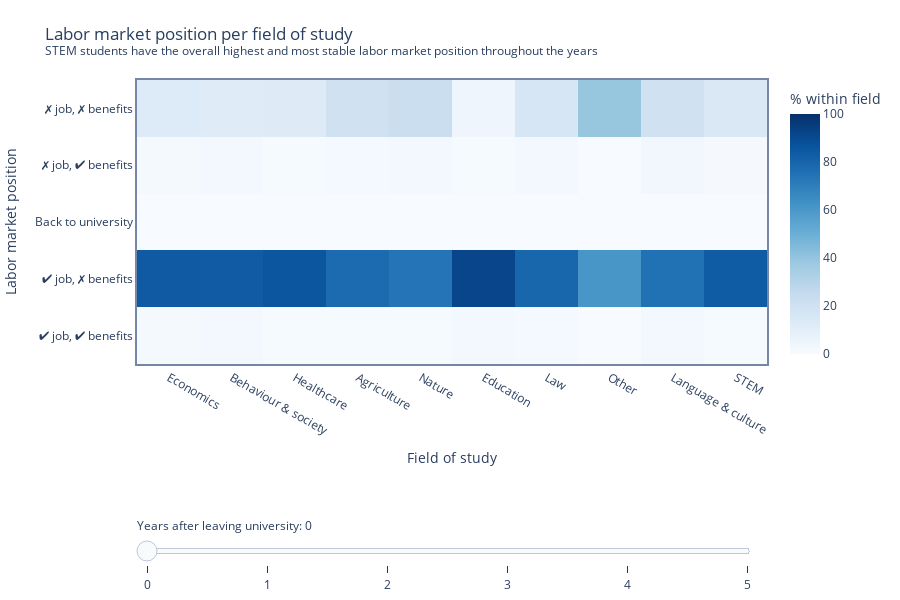

Notebook source saved alongside this figure:
### Code cell
fig = go.Figure()

label_map = {
    'Recht': 'Law',
    'Gedrag en Maatschappij': 'Behaviour & society',
    'Gezondheidszorg': 'Healthcare',
    'Onderwijs': 'Education',
    'Economie': 'Economics',
    'Natuur': 'Nature',
    'Techniek': 'STEM',
    'Onderwijs': 'Education',
    'Sectoroverstijgend': 'Other',
    'Landbouw en natuurlijke omgeving': 'Agriculture',
    'Taal en cultuur': 'Language & culture',
    'Vrouwen': 'Women',
    'Mannen': 'Men'
}

for i in data:
    heatmap_data = i.pivot_table(values='Percentage studierichting', index='Arbeidsmarktpositie', columns='Studierichting', aggfunc='sum')
    heatmap_annotations = heatmap_data.map(lambda x: '{:.0f}%'.format(x))
    tracey = go.Heatmap(
        z=heatmap_data.values,
        x=[label_map[i] for i in heatmap_data.columns.tolist()],
        y=heatmap_data.index.tolist(),
        colorscale='Blues',
        zmin=0,
        zmax=100,
        visible=False,
        colorbar=dict(
            title='% within field',  
            tickformat='%d%',
        ),
        hoverongaps=False,
        hoverinfo='text+x',
        text=heatmap_annotations.values.tolist()
    )
    fig.add_trace(tracey)

fig.data[0].visible = True

layout = go.Layout(
    title='Labor market position per field of study<br><sup>STEM students have the best and most stable labor market position throughout the years</sup>',
    xaxis=go.layout.XAxis(
        title='Field of study',
        linewidth=2,
        showline=True,
        linecolor='#7785A9',
        mirror=True
    ),
    yaxis=go.layout.YAxis(
        title='Labor market position',
        linewidth=2,
        showline=True,
        linecolor='#7785A9',
        mirror=True,
        tickvals = heatmap_data.index.tolist(),
        ticktext=['✔ job, ✔ benefits', '✔ job, ✗ benefits',  'Back to university', '✗ job, ✔ benefits', '✗ job, ✗ benefits']
    )
)

steps = []
for i in range(len(fig.data)):
    step = dict(
        method="restyle",
        args=["visible", [False] * len(fig.data)],
        label=str(i),
    )
    step["args"][1][i] = True
    steps.append(step)

sliders = [dict(
    active=0,
    currentvalue={"prefix": "Years after leaving university: "},
    pad={"t": 50},
    steps=steps
)]

fig.update_layout(
    sliders=sliders,
    height=600
)

fig.update_layout(layout)

fig.update_layout(margin=dict(l=20, r=20, t=80, b=10))
fig['layout']['sliders'][0]['pad']=dict(r=10, t=150,)

fig.show()

### Figure 1 — Plotly figure (JSON) as saved in the notebook; plotly's stock layout.template omitted (floating-point values rounded to 4 significant figures)
{"data": [{"colorbar": {"tickformat": "%d%", "title": {"text": "% within field"}}, "colorscale": [[0, "rgb(247,251,255)"], [0.125, "rgb(222,235,247)"], [0.25, "rgb(198,219,239)"], [0.375, "rgb(158,202,225)"], [0.5, "rgb(107,174,214)"], [0.625, "rgb(66,146,198)"], [0.75, "rgb(33,113,181)"], [0.875, "rgb(8,81,156)"], [1, "rgb(8,48,107)"]], "hoverinfo": "text+x", "hoverongaps": false, "text": [["1%", "2%", "1%", "1%", "1%", "3%", "2%", "0%", "2%", "1%"], ["84%", "84%", "85%", "77%", "74%", "92%", "79%", "61%", "75%", "83%"], ["0%", "0%", "0%", "0%", "0%", "0%", "0%", "0%", "0%", "0%"], ["1%", "2%", "1%", "2%", "2%", "1%", "3%", "0%", "3%", "1%"], ["13%", "12%", "13%", "20%", "23%", "5%", "16%", "39%", "20%", "15%"]], "type": "heatmap", "visible": true, "x": ["Economics", "Behaviour & society", "Healthcare", "Agriculture", "Nature", "Education", "Law", "Other", "Language & culture", "STEM"], "y": ["Met werk, met uitkering", "Met werk, zonder uitkering", "Terug in onderwijs", "Zonder werk, met uitkering", "Zonder werk, zonder uitkering"], "z": [[1.489, 2.238, 1.063, 0.9259, 1.103, 2.515, 1.902, 0, 2.28, 0.8163], [84.04, 83.73, 85.48, 77.31, 73.9, 92.07, 79.35, 60.71, 75.08, 83.27], [0, 0, 0, 0, 0, 0, 0, 0, 0, 0], [1.396, 1.996, 0.9445, 1.852, 2.206, 0.7737, 2.717, 0, 2.932, 1.224], [13.08, 12.04, 12.51, 19.91, 22.79, 4.642, 16.03, 39.29, 19.71, 14.69]], "zmax": 100, "zmin": 0}, {"colorbar": {"tickformat": "%d%", "title": {"text": "% within field"}}, "colorscale": [[0, "rgb(247,251,255)"], [0.125, "rgb(222,235,247)"], [0.25, "rgb(198,219,239)"], [0.375, "rgb(158,202,225)"], [0.5, "rgb(107,174,214)"], [0.625, "rgb(66,146,198)"], [0.75, "rgb(33,113,181)"], [0.875, "rgb(8,81,156)"], [1, "rgb(8,48,107)"]], "hoverinfo": "text+x", "hoverongaps": false, "text": [["2%", "2%", "1%", "1%", "1%", "3%", "2%", "0%", "3%", "1%"], ["85%", "82%", "78%", "83%", "74%", "86%", "83%", "32%", "74%", "87%"], ["6%", "9%", "16%", "6%", "13%", "6%", "7%", "43%", "9%", "5%"], ["1%", "2%", "1%", "2%", "1%", "1%", "2%", "0%", "2%", "1%"], ["5%", "4%", "3%", "6%", "7%", "3%", "5%", "20%", "9%", "4%"]], "type": "heatmap", "visible": false, "x": ["Economics", "Behaviour & society", "Healthcare", "Agriculture", "Nature", "Education", "Law", "Other", "Language & culture", "STEM"], "y": ["Met werk, met uitkering", "Met werk, zonder uitkering", "Terug in onderwijs", "Zonder werk, met uitkering", "Zonder werk, zonder uitkering"], "z": [[1.582, 2.117, 1.181, 1.389, 1.471, 2.901, 1.63, 0, 2.932, 0.9796], [84.88, 81.85, 77.8, 83.33, 74.26, 86.46, 82.88, 32.14, 74.1, 87.43], [5.537, 8.893, 16.06, 6.481, 13.24, 6.19, 7.337, 42.86, 9.283, 5.143], [1.443, 1.875, 0.8264, 1.852, 1.103, 1.161, 2.446, 0, 2.28, 1.061], [5.398, 4.416, 3.07, 6.481, 6.985, 2.515, 4.62, 19.64, 8.795, 4.163]], "zmax": 100, "zmin": 0}, {"colorbar": {"tickformat": "%d%", "title": {"text": "% within field"}}, "colorscale": [[0, "rgb(247,251,255)"], [0.125, "rgb(222,235,247)"], [0.25, "rgb(198,219,239)"], [0.375, "rgb(158,202,225)"], [0.5, "rgb(107,174,214)"], [0.625, "rgb(66,146,198)"], [0.75, "rgb(33,113,181)"], [0.875, "rgb(8,81,156)"], [1, "rgb(8,48,107)"]], "hoverinfo": "text+x", "hoverongaps": false, "text": [["1%", "2%", "1%", "1%", "1%", "2%", "1%", "0%", "2%", "1%"], ["85%", "81%", "76%", "82%", "74%", "85%", "84%", "32%", "74%", "87%"], ["7%", "11%", "19%", "8%", "15%", "10%", "9%", "54%", "12%", "6%"], ["2%", "2%", "1%", "2%", "1%", "1%", "2%", "0%", "2%", "1%"], ["4%", "3%", "2%", "4%", "5%", "2%", "3%", "14%", "6%", "3%"]], "type": "heatmap", "visible": false, "x": ["Economics", "Behaviour & society", "Healthcare", "Agriculture", "Nature", "Education", "Law", "Other", "Language & culture", "STEM"], "y": ["Met werk, met uitkering", "Met werk, zonder uitkering", "Terug in onderwijs", "Zonder werk, met uitkering", "Zonder werk, zonder uitkering"], "z": [[1.163, 1.694, 0.9445, 0.9259, 0.7353, 1.547, 1.359, 0, 2.28, 0.7347], [84.83, 80.7, 76.03, 82.41, 73.53, 84.72, 83.7, 32.14, 73.62, 87.1], [7.12, 11.37, 18.54, 7.87, 15.07, 10.25, 8.696, 53.57, 12.21, 6.449], [1.629, 1.936, 1.063, 1.852, 1.103, 1.161, 1.902, 0, 2.443, 0.9796], [3.583, 3.025, 2.007, 4.167, 5.147, 1.547, 3.261, 14.29, 6.189, 3.02]], "zmax": 100, "zmin": 0}, {"colorbar": {"tickformat": "%d%", "title": {"text": "% within field"}}, "colorscale": [[0, "rgb(247,251,255)"], [0.125, "rgb(222,235,247)"], [0.25, "rgb(198,219,239)"], [0.375, "rgb(158,202,225)"], [0.5, "rgb(107,174,214)"], [0.625, "rgb(66,146,198)"], [0.75, "rgb(33,113,181)"], [0.875, "rgb(8,81,156)"], [1, "rgb(8,48,107)"]], "hoverinfo": "text+x", "hoverongaps": false, "text": [["1%", "2%", "1%", "2%", "0%", "1%", "1%", "0%", "2%", "1%"], ["85%", "80%", "74%", "82%", "74%", "83%", "84%", "36%", "72%", "87%"], ["8%", "13%", "20%", "9%", "15%", "13%", "9%", "55%", "14%", "7%"], ["1%", "2%", "1%", "1%", "1%", "1%", "2%", "0%", "3%", "1%"], ["3%", "3%", "2%", "4%", "4%", "1%", "2%", "9%", "5%", "3%"]], "type": "heatmap", "visible": false, "x": ["Economics", "Behaviour & society", "Healthcare", "Agriculture", "Nature", "Education", "Law", "Other", "Language & culture", "STEM"], "y": ["Met werk, met uitkering", "Met werk, zonder uitkering", "Terug in onderwijs", "Zonder werk, met uitkering", "Zonder werk, zonder uitkering"], "z": [[1.117, 1.512, 1.181, 1.852, 0.3676, 0.7737, 0.8152, 0, 2.443, 0.6531], [84.69, 79.79, 74.14, 81.94, 74.26, 82.79, 83.97, 35.71, 72.48, 86.69], [7.911, 12.76, 20.19, 8.796, 15.44, 13.35, 9.239, 55.36, 13.84, 6.857], [1.489, 1.996, 1.063, 0.9259, 1.103, 0.9671, 1.902, 0, 2.606, 1.061], [2.606, 2.722, 1.889, 3.704, 3.676, 1.354, 2.174, 8.929, 4.723, 2.531]], "zmax": 100, "zmin": 0}, {"colorbar": {"tickformat": "%d%", "title": {"text": "% within field"}}, "colorscale": [[0, "rgb(247,251,255)"], [0.125, "rgb(222,235,247)"], [0.25, "rgb(198,219,239)"], [0.375, "rgb(158,202,225)"], [0.5, "rgb(107,174,214)"], [0.625, "rgb(66,146,198)"], [0.75, "rgb(33,113,181)"], [0.875, "rgb(8,81,156)"], [1, "rgb(8,48,107)"]], "hoverinfo": "text+x", "hoverongaps": false, "text": [["5%", "5%", "5%", "3%", "3%", "4%", "4%", "2%", "15%", "4%"], ["80%", "76%", "70%", "81%", "70%", "79%", "81%", "36%", "58%", "83%"], ["9%", "14%", "21%", "9%", "16%", "15%", "9%", "55%", "15%", "7%"], ["2%", "2%", "1%", "2%", "3%", "1%", "2%", "0%", "3%", "2%"], ["2%", "2%", "1%", "3%", "4%", "1%", "2%", "7%", "4%", "2%"]], "type": "heatmap", "visible": false, "x": ["Economics", "Behaviour & society", "Healthcare", "Agriculture", "Nature", "Education", "Law", "Other", "Language & culture", "STEM"], "y": ["Met werk, met uitkering", "Met werk, zonder uitkering", "Terug in onderwijs", "Zonder werk, met uitkering", "Zonder werk, zonder uitkering"], "z": [[4.979, 4.537, 4.723, 3.241, 2.941, 4.062, 3.533, 1.786, 15.31, 3.755], [80.22, 76.35, 69.78, 80.56, 70.22, 78.53, 80.71, 35.71, 58.47, 83.27], [8.562, 13.61, 21.49, 8.796, 16.18, 15.09, 9.239, 55.36, 15.15, 7.184], [2.373, 2.238, 1.299, 2.315, 2.574, 1.161, 2.174, 0, 3.257, 1.551], [1.768, 1.936, 1.299, 2.778, 4.044, 0.7737, 1.63, 7.143, 3.583, 1.959]], "zmax": 100, "zmin": 0}, {"colorbar": {"tickformat": "%d%", "title": {"text": "% within field"}}, "colorscale": [[0, "rgb(247,251,255)"], [0.125, "rgb(222,235,247)"], [0.25, "rgb(198,219,239)"], [0.375, "rgb(158,202,225)"], [0.5, "rgb(107,174,214)"], [0.625, "rgb(66,146,198)"], [0.75, "rgb(33,113,181)"], [0.875, "rgb(8,81,156)"], [1, "rgb(8,48,107)"]], "hoverinfo": "text+x", "hoverongaps": false, "text": [["3%", "2%", "2%", "2%", "2%", "2%", "2%", "0%", "8%", "2%"], ["83%", "78%", "72%", "80%", "69%", "79%", "82%", "36%", "65%", "85%"], ["9%", "14%", "23%", "10%", "17%", "17%", "10%", "59%", "17%", "7%"], ["1%", "2%", "1%", "2%", "3%", "1%", "2%", "0%", "2%", "1%"], ["2%", "2%", "1%", "3%", "4%", "1%", "2%", "5%", "3%", "2%"]], "type": "heatmap", "visible": false, "x": ["Economics", "Behaviour & society", "Healthcare", "Agriculture", "Nature", "Education", "Law", "Other", "Language & culture", "STEM"], "y": ["Met werk, met uitkering", "Met werk, zonder uitkering", "Terug in onderwijs", "Zonder werk, met uitkering", "Zonder werk, zonder uitkering"], "z": [[2.652, 2.178, 1.771, 1.852, 2.206, 2.128, 1.63, 0, 8.469, 1.878], [82.92, 78.04, 71.66, 79.63, 69.49, 78.72, 82.07, 35.71, 65.31, 85.39], [8.981, 14.28, 22.67, 9.722, 16.54, 16.83, 10.05, 58.93, 16.78, 7.429], [1.489, 1.875, 1.181, 2.315, 2.574, 1.161, 1.63, 0, 2.443, 1.061], [1.954, 1.815, 1.299, 2.778, 3.676, 0.9671, 2.174, 5.357, 3.094, 1.959]], "zmax": 100, "zmin": 0}], "layout": {"height": 600, "margin": {"b": 10, "l": 20, "r": 20, "t": 80}, "sliders": [{"active": 0, "currentvalue": {"prefix": "Years after leaving university: "}, "pad": {"r": 10, "t": 150}, "steps": [{"args": ["visible", [true, false, false, false, false, false]], "label": "0", "method": "restyle"}, {"args": ["visible", [false, true, false, false, false, false]], "label": "1", "method": "restyle"}, {"args": ["visible", [false, false, true, false, false, false]], "label": "2", "method": "restyle"}, {"args": ["visible", [false, false, false, true, false, false]], "label": "3", "method": "restyle"}, {"args": ["visible", [false, false, false, false, true, false]], "label": "4", "method": "restyle"}, {"args": ["visible", [false, false, false, false, false, true]], "label": "5", "method": "restyle"}]}], "title": {"text": "Labor market position per field of study<br><sup>STEM students have the overall highest and most stable labor market position throughout the years</sup>"}, "xaxis": {"linecolor": "#7785A9", "linewidth": 2, "mirror": true, "showline": true, "title": {"text": "Field of study"}}, "yaxis": {"linecolor": "#7785A9", "linewidth": 2, "mirror": true, "showline": true, "ticktext": ["✔ job, ✔ benefits", "✔ job, ✗ benefits", "Back to university", "✗ job, ✔ benefits", "✗ job, ✗ benefits"], "tickvals": ["Met werk, met uitkering", "Met werk, zonder uitkering", "Terug in onderwijs", "Zonder werk, met uitkering", "Zonder werk, zonder uitkering"], "title": {"text": "Labor market position"}}}}
